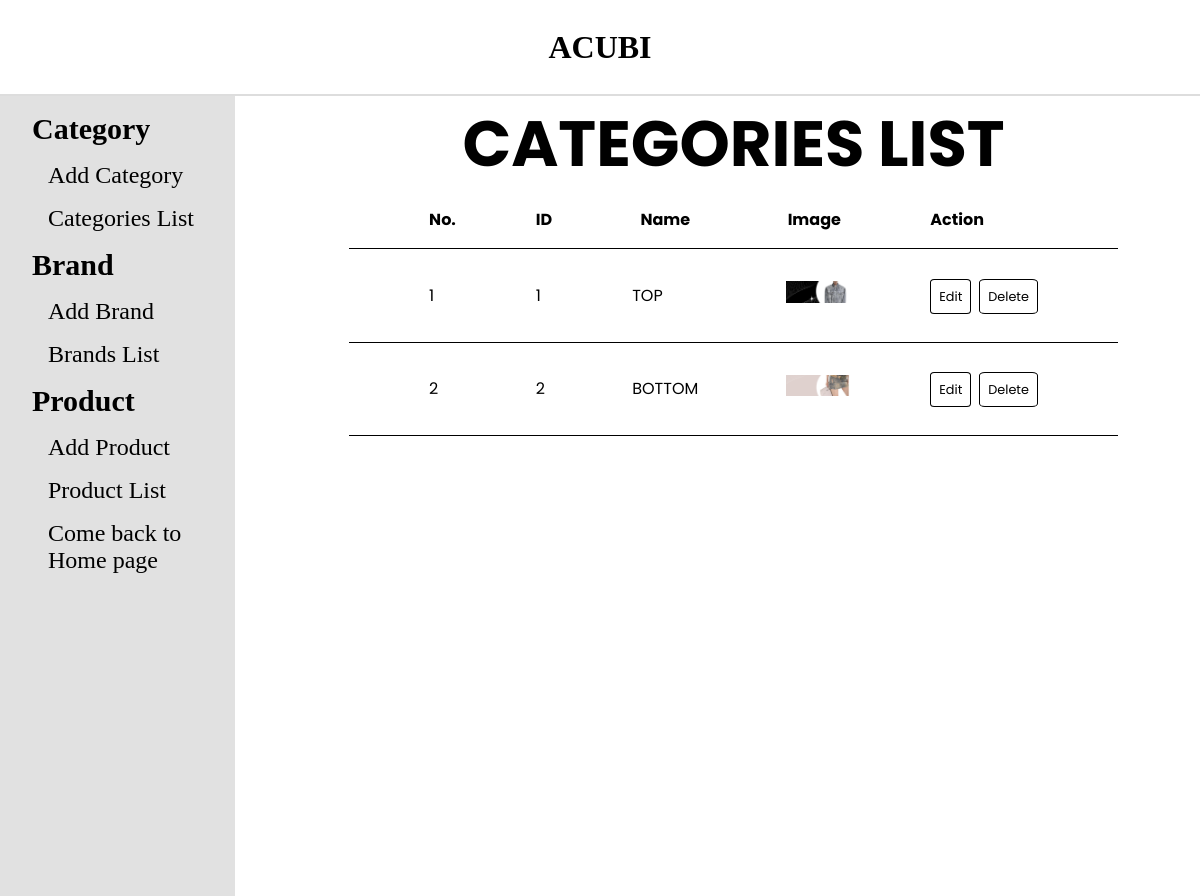
Page /admin/categorylist.php on the committed database.
### tables this page shows
CREATE TABLE `tbl_category` (
  `category_id` int(11) NOT NULL PRIMARY KEY,
  `category_name` varchar(255) NOT NULL,
  `category_img` varchar(255) NOT NULL
);

### admin/database.php (called while the page is built, shortened)
<?php
class Database
{
    public $host = DB_HOST;
    public $user = DB_USER;
    public $pass = DB_PASS;
    public $dbname = DB_NAME;
    public $link;
    private function connectDB()
    {
        $this->link = new mysqli($this->host, $this->user, $this->pass, $this->dbname);
    }
    public function select($query)
    {
        $result = $this->link->query($query) or
            die($this->link->error . __LINE__);
        if ($result->num_rows > 0) {
            return $result;
        } else {
            return false;
        }
    }
}
?>

### admin/class/category_class.php (called while the page is built, shortened)
<?php
include "database.php"
?>
<?php
class Category
{
    private $db;
    public function __construct()
    {
        $this->db = new Database();
    }
    public function showCategory()
    {
        $query = "SELECT * from tbl_category ORDER BY category_id";
        $result = $this->db->select($query);
        return $result;
    }
}
?>

### admin/categorylist.php (the view)
<?php
include "header.php";
include "sidebar.php";
include "class/category_class.php";
?>
<?php
$category = new Category;
$showCategory = $category->showCategory();
?>
<div class="right">
  <div class="category-list">
    <h1>CATEGORIES LIST</h1>
    <table>
      <tr>
        <th>No.</th>
        <th>ID</th>
        <th>Name</th>
        <th>Image</th>
        <th colspan = "2">Action</th>
      </tr>
      <?php
      if ($showCategory) {
        $i = 0;
        while ($result = $showCategory->fetch_assoc()) {
          $i++;
      ?>
          <tr>
            <td><?php echo $i ?></td>
            <td><?php echo $result['category_id'] ?></td>
            <td><?php echo $result['category_name'] ?></td>
            <td><img src="uploads/<?php echo $result['category_img'] ?>"></td>
            <td>
              <a class="btn" href="categoryedit.php?category_id=<?php echo $result['category_id'] ?>">
                Edit
              </a>
            </td>
            <td>
              <a class="btn" href="categorydelete.php?category_id=<?php echo $result['category_id'] ?>">
                Delete
              </a>
            </td>
          </tr>
      <?php
        }
      }
      ?>
    </table>
  </div>
</div>
</section>
</body>
</html>

### admin/style.css (style rules this page uses)
* { margin: 0; padding: 0; box-sizing: border-box; color: black; outline: none; }
.btn { background: transparent; padding: .5rem; font-size: .8rem; border: 1px solid; border-radius: 10%; width: 2rem; }
a { font-size: 1.5rem; text-decoration: none; }
.admin-content .right { margin-left: 2rem; font-family: "Poppins"; display: flex; justify-content: center; }
.right { font-family: "Poppins"; }
.right h1 { text-align: left; font-size: 4rem; }
.right { display: flex; justify-content: center; width: 80%; }
.category-list { display: flex; flex-direction: column; align-items: center; }
.category-list table { border-collapse: collapse; display: flex; justify-content: center; }
.category-list h1 { justify-content: start; }
.category-list table tr { border-bottom: 1px solid; }
.category-list td, .category-list th { padding: 1rem 5rem 1rem 0; border: none; align-items: center; }
.category-list th:nth-last-child(1) { text-align: left; }
.category-list th:nth-child(1), .category-list td:nth-child(1) { padding-left: 5rem; text-align: left; }
.category-list table td:nth-last-child(2) { padding-right: .5rem; }
img { margin: 1rem 0 1rem .5rem; width: 4rem; height: auto; object-fit: cover; align-items: center; }

### rows in the picture
tbl_category: category_id "1", category_name "TOP", category_img (picture)
tbl_category: category_id "2", category_name "BOTTOM", category_img (picture)
